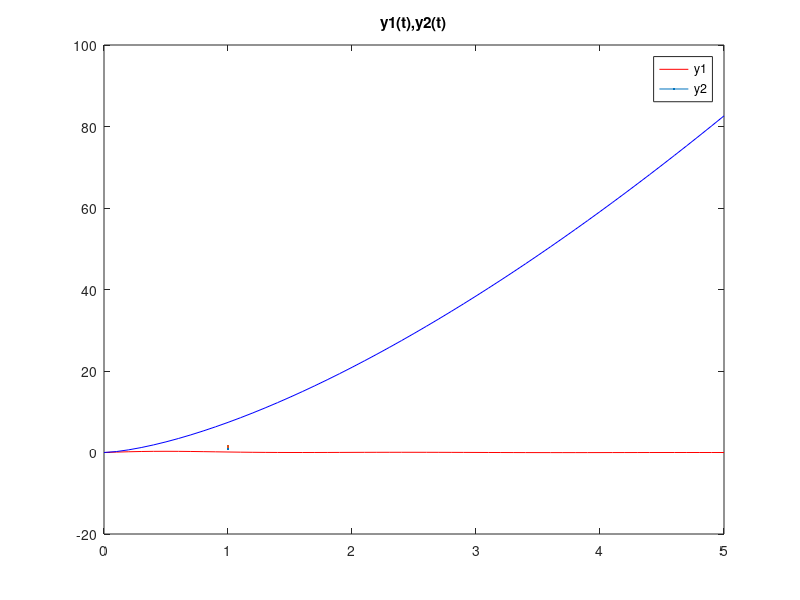

The MATLAB source for this figure: (Note: this script raises an error after producing the figure.)
clear
clc
close all
t=0:0.1:5;
y1=sin(t).*cos(t).^2./(t.^2 +1);
y2=sqrt(t.^3).*exp(2);
plot(t,y1,'r',linewidth=1);
hold on;
plot(t,y2,'b',linewidth=1.5);
title('y1(t),y2(t)');
legend('y1','y2');
hold off;
x=-2:0.5:2;
f=sin(x).^2+sinh(x).^2;
k=x.^2+2.*x.*sin(x);
z=cos(x).^2+cosh(x).^2;
subplot 221
plot(x,f);
title('f');
subplot 222
plot(x,k);
title('k');
subplot 223
plot(x,z);
title('z');
close all
t=0:0.001:2;
s=sin(6.*pi.*t);
subplot 211
plot(t,s);
title('s');
subplot 212
t=0:0.1:2;
s=sin(6.*pi.*t);
stem(t,s);
xlabel('t');
ylabel('s');
grid on;
